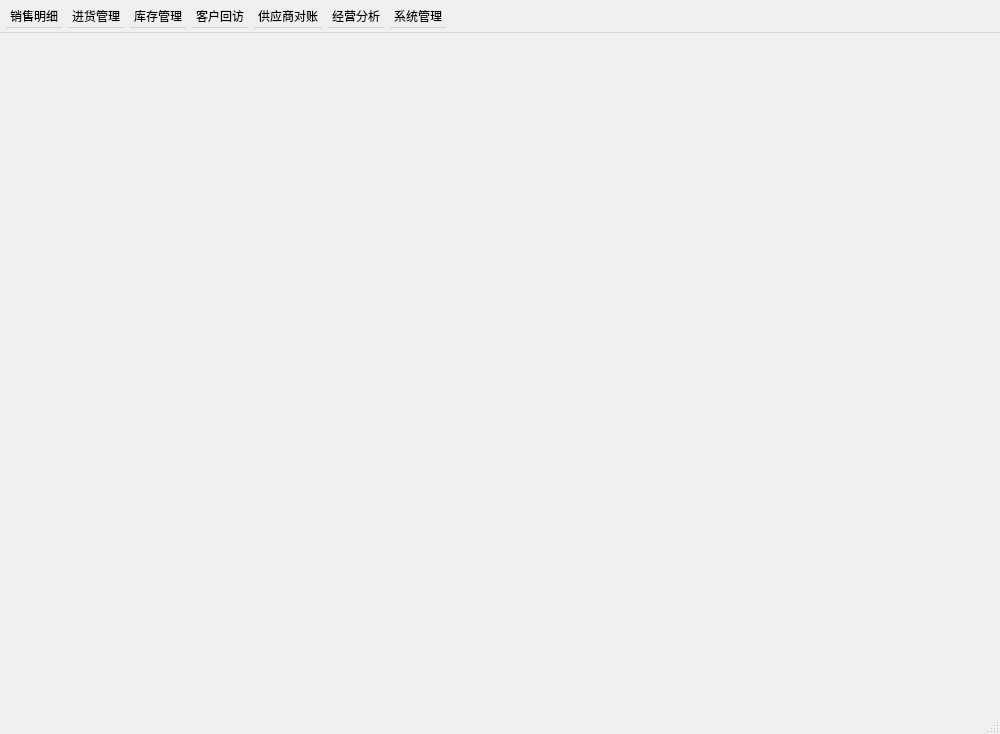
<?xml version="1.0" encoding="UTF-8"?>
<ui version="4.0">
 <class>MainWindow</class>
 <widget class="QMainWindow" name="MainWindow">
  <property name="geometry">
   <rect>
    <x>0</x>
    <y>0</y>
    <width>1000</width>
    <height>734</height>
   </rect>
  </property>
  <property name="font">
   <font>
    <family>Songti SC</family>
   </font>
  </property>
  <property name="windowTitle">
   <string>门店管理系统</string>
  </property>
  <widget class="QWidget" name="centralwidget">
   <layout class="QVBoxLayout" name="verticalLayout">
    <item>
     <widget class="QTabWidget" name="tabWidget">
      <property name="minimumSize">
       <size>
        <width>960</width>
        <height>630</height>
       </size>
      </property>
      <property name="maximumSize">
       <size>
        <width>960</width>
        <height>630</height>
       </size>
      </property>
      <property name="font">
       <font>
        <pointsize>12</pointsize>
       </font>
      </property>
      <property name="styleSheet">
       <string notr="true"/>
      </property>
      <property name="currentIndex">
       <number>-1</number>
      </property>
      <property name="iconSize">
       <size>
        <width>16</width>
        <height>16</height>
       </size>
      </property>
      <property name="elideMode">
       <enum>Qt::ElideNone</enum>
      </property>
      <property name="documentMode">
       <bool>true</bool>
      </property>
      <property name="tabsClosable">
       <bool>true</bool>
      </property>
     </widget>
    </item>
   </layout>
  </widget>
  <widget class="QStatusBar" name="statusbar"/>
  <widget class="QMenuBar" name="menuBar">
   <property name="geometry">
    <rect>
     <x>0</x>
     <y>0</y>
     <width>1000</width>
     <height>35</height>
    </rect>
   </property>
   <property name="minimumSize">
    <size>
     <width>500</width>
     <height>30</height>
    </size>
   </property>
   <property name="font">
    <font>
     <family>Songti SC</family>
    </font>
   </property>
   <property name="styleSheet">
    <string notr="true">padding-top:5px;</string>
   </property>
   <property name="nativeMenuBar">
    <bool>false</bool>
   </property>
   <widget class="QMenu" name="sales">
    <property name="font">
     <font>
      <family>Songti SC</family>
     </font>
    </property>
    <property name="styleSheet">
     <string notr="true"/>
    </property>
    <property name="title">
     <string>销售明细</string>
    </property>
    <addaction name="actionLocal"/>
    <addaction name="actionAll"/>
   </widget>
   <widget class="QMenu" name="supplier">
    <property name="title">
     <string>供应商对账</string>
    </property>
    <addaction name="supplier_arrears"/>
   </widget>
   <widget class="QMenu" name="setting">
    <property name="title">
     <string>系统管理</string>
    </property>
    <widget class="QMenu" name="setting_user">
     <property name="title">
      <string>人员管理</string>
     </property>
     <addaction name="store_user"/>
     <addaction name="system_user"/>
    </widget>
    <widget class="QMenu" name="menu">
     <property name="title">
      <string>服务项目管理</string>
     </property>
     <addaction name="service_manage"/>
     <addaction name="attribute_setting"/>
    </widget>
    <addaction name="setting_user"/>
    <addaction name="menu"/>
    <addaction name="setting_device"/>
    <addaction name="setting_password"/>
   </widget>
   <widget class="QMenu" name="stock">
    <property name="font">
     <font>
      <family>Songti SC</family>
     </font>
    </property>
    <property name="title">
     <string>进货管理</string>
    </property>
    <property name="separatorsCollapsible">
     <bool>false</bool>
    </property>
    <widget class="QMenu" name="stock_add">
     <property name="title">
      <string>进货录入</string>
     </property>
     <addaction name="normal_stock_add"/>
     <addaction name="write_off_add"/>
    </widget>
    <addaction name="stock_add"/>
    <addaction name="history_stock"/>
    <addaction name="stock_monitor"/>
   </widget>
   <widget class="QMenu" name="inventory">
    <property name="title">
     <string>库存管理</string>
    </property>
    <widget class="QMenu" name="stock_calibration">
     <property name="title">
      <string>库存校准</string>
     </property>
     <addaction name="do_stock_calibration"/>
     <addaction name="stock_calibration_review"/>
    </widget>
    <addaction name="inventory_search"/>
    <addaction name="inventory_unsalable_pre_warning"/>
    <addaction name="inventory_money"/>
    <addaction name="stock_calibration"/>
   </widget>
   <widget class="QMenu" name="operation">
    <property name="title">
     <string>经营分析</string>
    </property>
    <addaction name="performance"/>
    <addaction name="sub_service_operation_data"/>
    <addaction name="operation_total_data"/>
   </widget>
   <widget class="QMenu" name="return_visit">
    <property name="title">
     <string>客户回访</string>
    </property>
    <addaction name="return_visit_customer"/>
   </widget>
   <addaction name="sales"/>
   <addaction name="stock"/>
   <addaction name="inventory"/>
   <addaction name="return_visit"/>
   <addaction name="supplier"/>
   <addaction name="operation"/>
   <addaction name="setting"/>
  </widget>
  <action name="actionLocal">
   <property name="text">
    <string>本店</string>
   </property>
   <property name="font">
    <font>
     <family>Songti SC</family>
    </font>
   </property>
  </action>
  <action name="actionAll">
   <property name="text">
    <string>全店</string>
   </property>
   <property name="font">
    <font>
     <family>Songti SC</family>
    </font>
   </property>
  </action>
  <action name="normal_stock_add">
   <property name="text">
    <string>普通进货录入</string>
   </property>
   <property name="font">
    <font>
     <family>Songti SC</family>
    </font>
   </property>
  </action>
  <action name="write_off_add">
   <property name="text">
    <string>销负进货录入</string>
   </property>
   <property name="font">
    <font>
     <family>Songti SC</family>
    </font>
   </property>
  </action>
  <action name="history_stock">
   <property name="text">
    <string>历史进货</string>
   </property>
  </action>
  <action name="store_user">
   <property name="text">
    <string>门店人员</string>
   </property>
  </action>
  <action name="system_user">
   <property name="text">
    <string>系统人员</string>
   </property>
  </action>
  <action name="return_visit_customer">
   <property name="text">
    <string>回访</string>
   </property>
  </action>
  <action name="setting_device">
   <property name="text">
    <string>设备管理</string>
   </property>
  </action>
  <action name="setting_password">
   <property name="text">
    <string>门店及密码</string>
   </property>
  </action>
  <action name="inventory_search">
   <property name="text">
    <string>库存查询</string>
   </property>
  </action>
  <action name="inventory_unsalable_pre_warning">
   <property name="text">
    <string>滞销预警</string>
   </property>
  </action>
  <action name="stock_monitor">
   <property name="text">
    <string>进货监控</string>
   </property>
  </action>
  <action name="inventory_money">
   <property name="text">
    <string>库存金额</string>
   </property>
  </action>
  <action name="supplier_arrears">
   <property name="text">
    <string>欠款明细</string>
   </property>
  </action>
  <action name="supplier_payment">
   <property name="text">
    <string>付款录入</string>
   </property>
  </action>
  <action name="performance">
   <property name="text">
    <string>业绩报表</string>
   </property>
  </action>
  <action name="sub_service_operation_data">
   <property name="text">
    <string>二级分类经营数据</string>
   </property>
  </action>
  <action name="operation_total_data">
   <property name="text">
    <string>总体经营数据</string>
   </property>
  </action>
  <action name="service_manage">
   <property name="text">
    <string>服务管理</string>
   </property>
  </action>
  <action name="attribute_setting">
   <property name="text">
    <string>属性管理</string>
   </property>
  </action>
  <action name="do_stock_calibration">
   <property name="text">
    <string>校准</string>
   </property>
  </action>
  <action name="stock_calibration_review">
   <property name="text">
    <string>校准审核</string>
   </property>
  </action>
 </widget>
 <resources/>
 <connections/>
</ui>
